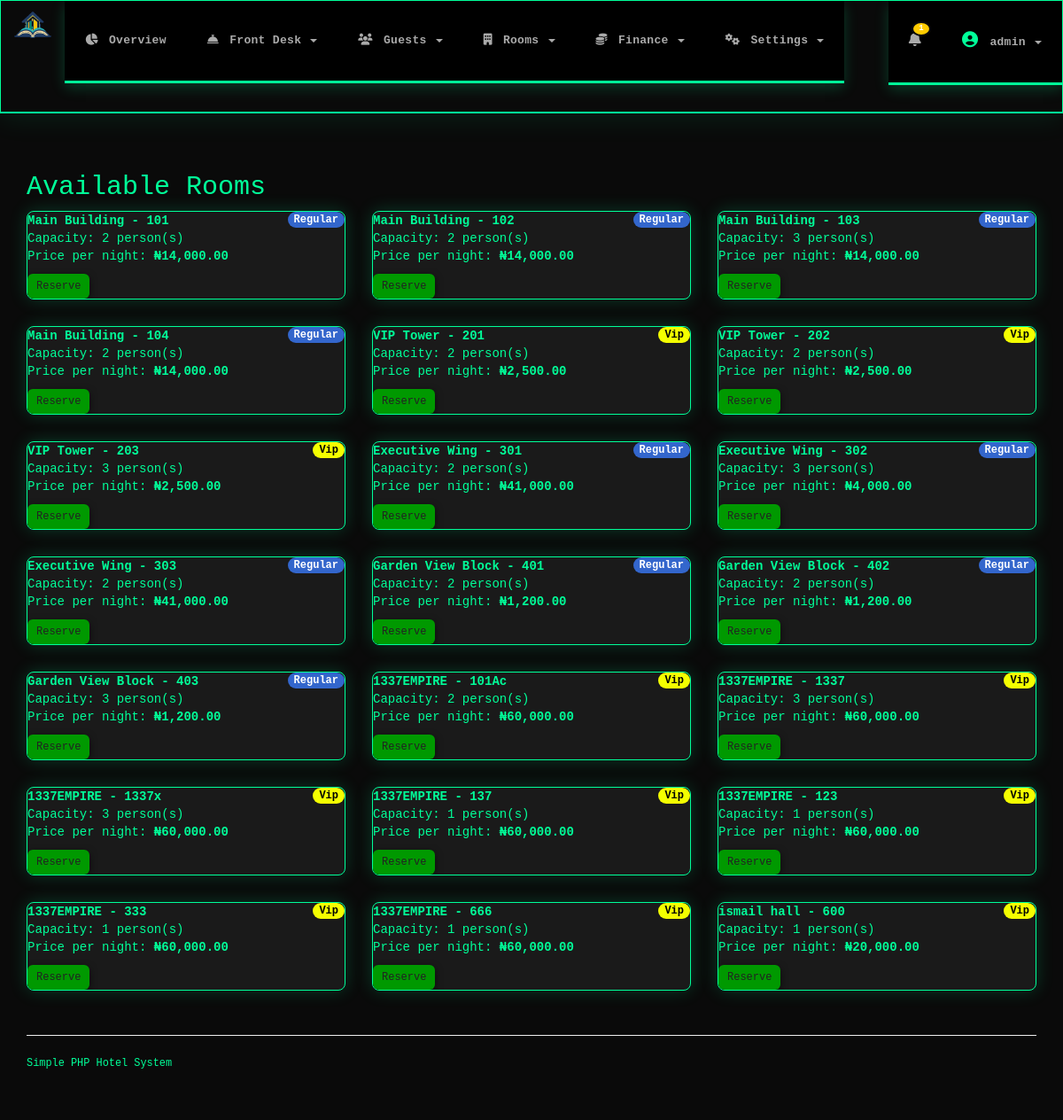
Screenshot of / (signed in) with the database file from the repository.
### tables this page shows
CREATE TABLE `rooms` (
  `id` int(10) UNSIGNED NOT NULL,
  `building_id` int(10) UNSIGNED NOT NULL,
  `room_number` varchar(50) NOT NULL,
  `capacity` int(11) NOT NULL DEFAULT '1',
  `status` enum('available','booked','maintenance') DEFAULT 'available',
  `price_per_night` decimal(10,2) NOT NULL DEFAULT '0.00',
  `use_system_price` tinyint(1) DEFAULT '1',
  `manual_price` decimal(10,2) DEFAULT NULL,
  `created_at` timestamp NULL DEFAULT CURRENT_TIMESTAMP
);

CREATE TABLE `buildings` (
  `id` int(10) UNSIGNED NOT NULL,
  `name` varchar(150) NOT NULL,
  `building_type` enum('regular','vip','premium') DEFAULT 'regular',
  `description` text,
  `base_price` decimal(10,2) DEFAULT '1000.00',
  `status` tinyint(1) DEFAULT '1',
  `created_at` timestamp NULL DEFAULT CURRENT_TIMESTAMP
);

### functions.php (called while the page is built, shortened)
<?php
function h($string) {
    return htmlspecialchars($string, ENT_QUOTES, 'UTF-8');
}
?>

### index.php (the view, shortened to what this page needs)
<?php
require_once __DIR__.'/functions.php';
include __DIR__.'/header.php';
$result = mysqli_query($conn, "SELECT r.*, b.name building_name, b.building_type FROM rooms r LEFT JOIN buildings b ON r.building_id=b.id WHERE r.status = 'available'");
?>
<h2>Available Rooms</h2>
<?php if (mysqli_num_rows($result) == 0): ?>
  <div class="terminal-feed">
    <p>No rooms available at the moment.</p>
  </div>
<?php else: ?>
  <div class="row">
    <?php while ($room = mysqli_fetch_assoc($result)):
        $badge_class = $room['building_type'] == 'vip' ? 'warning' : ($room['building_type'] == 'premium' ? 'success' : 'info');
    ?>
    <div class="col-md-4">
      <div class="card">
        <strong><?php echo h($room['building_name'] . ' - ' . $room['room_number']); ?></strong>
        <span class="badge badge-<?php echo h($badge_class); ?>" style="float:right;">
          <?php echo ucfirst($room['building_type']); ?>
        </span><br>
        Capacity: <?php echo intval($room['capacity']); ?> person(s)<br>
        Price per night: <strong>₦<?php echo number_format($room['price_per_night'], 2); ?></strong><br>
        <a href="reserve.php?room_id=<?php echo intval($room['id']); ?>" class="btn btn-success btn-sm" style="margin-top:10px;">Reserve</a>
      </div>
    </div>
    <?php endwhile; ?>
  </div>
<?php endif; ?>
<?php include __DIR__.'/footer.php'; ?>

### css/functions.css (style rules this page uses)
* { margin: 0; padding: 0; box-sizing: border-box; }
html { font-size: 10px; -webkit-text-size-adjust: 100%; -ms-text-size-adjust: 100%; }
body { font-family: 'Courier New', Courier, monospace; background: #0a0a0a; color: #00ff99; margin: 0; padding: 20px 0; line-height: 1.6; font-size: 14px; line-height: 1.428571429; }
a { color: #0f0; text-decoration: none; }
.admin-body { padding-top: 80px; position: relative; z-index: 1; }
h1, h2, h3, h4, h5, h6 { font-family: 'Courier New', Courier, monospace; font-weight: 500; line-height: 1.1; color: inherit; margin-top: 20px; margin-bottom: 10px; }
h2 { font-size: 30px; }
.card { background: #1a1a1a; border: 1px solid #00ff99; border-radius: 8px; box-shadow: 0 0 20px rgba(0,255,153,0.2); margin-bottom: 30px; overflow: hidden; }
.btn { display: inline-block; margin-bottom: 0; font-weight: normal; text-align: center; vertical-align: middle; touch-action: manipulation; cursor: pointer; background-image: none; border: 1px solid transparent; white-space: nowrap; padding: 6px 12px; font-size: 14px; line-height: 1.428571429; border-radius: 6px; -webkit-user-select: none; -moz-user-select: none; -ms-user-select: none; user-select: none; transition: all 0.3s ease; box-shadow: 0 3px 8px rgba(0,0,0,0.6); }
.btn-success { background: #090; border: none; color: #222; }
.btn-sm { padding: 5px 10px; font-size: 12px; line-height: 1.5; }
.admin-body { padding-top: 80px !important; }
.row { margin-left: -15px; margin-right: -15px; }
.col-xs-1, .col-sm-1, .col-md-1, .col-lg-1, .col-xs-2, .col-sm-2, .col-md-2, .col-lg-2, .col-xs-3, .col-sm-3, .col-md-3, .col-lg-3, .col-xs-4, .col-sm-4, .col-md-4, .col-lg-4, .col-xs-5, .col-sm-5, .col-md-5, .col-lg-5, .col-xs-6, .col-sm-6, .col-md-6, .col-lg-6, .col-xs-7, .col-sm-7, .col-md-7, .col-lg-7, .col-xs-8, .col-sm-8, .col-md-8, .col-lg-8, .col-xs-9, .col-sm-9, .col-md-9, .col-lg-9, .col-xs-10, .col-sm-10, .col-md-10, .col-lg-10, .col-xs-11, .col-sm-11, .col-md-11, .col-lg-11, .col-xs-12, .col-sm-12, .col-md-12, .col-lg-12 { position: relative; min-height: 1px; padding-left: 15px; padding-right: 15px; }
@media (min-width: 992px) { .col-md-1, .col-md-2, .col-md-3, .col-md-4, .col-md-5, .col-md-6, .col-md-7, .col-md-8, .col-md-9, .col-md-10, .col-md-11, .col-md-12 { float: left; } }
@media (min-width: 992px) { .col-md-4 { width: 33.33333333333333%; } }
.badge { display: inline-block; min-width: 10px; padding: 3px 7px; font-size: 12px; font-weight: bold; color: #0f0; line-height: 1; vertical-align: baseline; white-space: nowrap; text-align: center; background-color: #222; border-radius: 10px; }
.badge-warning { background: #f4ff00; color: #000; }
.badge-info { background: #36c; color: #fff; }

### rows the page displays
rooms: building+room_number "Main Building - 101", building.building_type "Regular", capacity "2", price_per_night "14,000.00"
rooms: building+room_number "Main Building - 102", building.building_type "Regular", capacity "2", price_per_night "14,000.00"
rooms: building+room_number "Main Building - 103", building.building_type "Regular", capacity "3", price_per_night "14,000.00"
rooms: building+room_number "Main Building - 104", building.building_type "Regular", capacity "2", price_per_night "14,000.00"
rooms: building+room_number "VIP Tower - 201", building.building_type "Vip", capacity "2", price_per_night "2,500.00"
rooms: building+room_number "VIP Tower - 202", building.building_type "Vip", capacity "2", price_per_night "2,500.00"
rooms: building+room_number "VIP Tower - 203", building.building_type "Vip", capacity "3", price_per_night "2,500.00"
rooms: building+room_number "Executive Wing - 301", building.building_type "Regular", capacity "2", price_per_night "41,000.00"
rooms: building+room_number "Executive Wing - 302", building.building_type "Regular", capacity "3", price_per_night "4,000.00"
rooms: building+room_number "Executive Wing - 303", building.building_type "Regular", capacity "2", price_per_night "41,000.00"
rooms: building+room_number "Garden View Block - 401", building.building_type "Regular", capacity "2", price_per_night "1,200.00"
rooms: building+room_number "Garden View Block - 402", building.building_type "Regular", capacity "2", price_per_night "1,200.00"
rooms: building+room_number "Garden View Block - 403", building.building_type "Regular", capacity "3", price_per_night "1,200.00"
rooms: building+room_number "1337EMPIRE - 101Ac", building.building_type "Vip", capacity "2", price_per_night "60,000.00"
rooms: building+room_number "1337EMPIRE - 1337", building.building_type "Vip", capacity "3", price_per_night "60,000.00"
rooms: building+room_number "1337EMPIRE - 1337x", building.building_type "Vip", capacity "3", price_per_night "60,000.00"
rooms: building+room_number "1337EMPIRE - 137", building.building_type "Vip", capacity "1", price_per_night "60,000.00"
rooms: building+room_number "1337EMPIRE - 123", building.building_type "Vip", capacity "1", price_per_night "60,000.00"
rooms: building+room_number "1337EMPIRE - 333", building.building_type "Vip", capacity "1", price_per_night "60,000.00"
rooms: building+room_number "1337EMPIRE - 666", building.building_type "Vip", capacity "1", price_per_night "60,000.00"
rooms: building+room_number "ismail hall - 600", building.building_type "Vip", capacity "1", price_per_night "20,000.00"

### other values shown
$notification_types "1"
get_current_admin_username() "admin"
